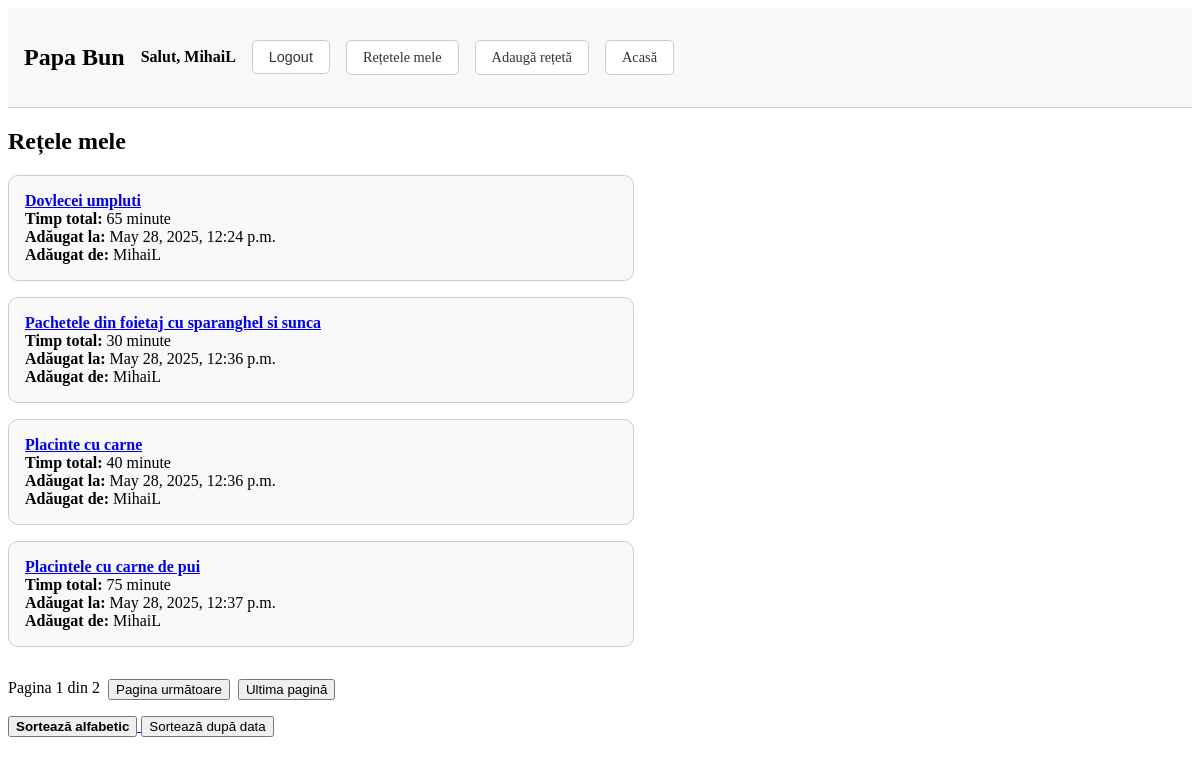
/my-recipes/ (signed in), run on the app's committed database.
### recipes/models.py (models this page shows, shortened)
class Recipe(models.Model):
    title = models.CharField(max_length=200)
    description = models.TextField(null=True)
    addition_date = models.DateTimeField(auto_now_add=True, null=True)
    prep_time = models.IntegerField(null=True, blank=True)
    cooking_time = models.IntegerField(null=True, blank=True)
    user = models.ForeignKey(User, on_delete=models.CASCADE, related_name='recipes', null=True)
    def total_time(self):
        prep = self.prep_time if self.prep_time is not None else 0
        cook = self.cooking_time if self.cooking_time is not None else 0
        return prep + cook

### recipes/views.py (the view)
# urls.py: path('my-recipes/', views.my_recipes, name='my_recipes'),
@login_required
def my_recipes(request):
    sort_by = request.GET.get('sort', 'title')
    if sort_by == 'added':
        recipes = Recipe.objects.filter(user=request.user).order_by('-addition_date')
    else:
        recipes = Recipe.objects.filter(user=request.user).order_by('title')
    paginator = Paginator(recipes, 4)
    page_number = request.GET.get('page')
    page_obj = paginator.get_page(page_number)
    return render(request, 'recipes/my_recipes.html', {
        'page_obj': page_obj,
        'sort_by': sort_by
    })

### recipes/templates/recipes/my_recipes.html (shortened to what this page needs)
{% extends 'base.html' %}
{% block content %}
<h2>Rețele mele</h2>
<div style="width: 50%; padding: 0; display: flex; flex-direction: column; gap: 1rem; ">
  {% if page_obj %}
      {% for recipe in page_obj %}
        <div style="width: 100%; padding: 1rem; border: 1px solid #ccc; border-radius: 10px; background-color: #f9f9f9;">
            <div> <strong><a href="{% url 'recipe_detail' recipe.id %}">{{ recipe.title }}</a></strong> </div>
            <div> <strong> Timp total:</strong> {{ recipe.total_time }} minute </div>
            <div> <strong>Adăugat la:</strong> {{ recipe.addition_date }} </div>
            <div> <strong>Adăugat de:</strong> {{ recipe.user.username }} </div>
        </div>
      {% endfor %}
  {% else %}
    <p>Nu ai rețete adăugate.</p>
  {% endif %}
<div class="pagination" style="margin-top: 1em; display: flex; gap: 0.5rem; flex-wrap: wrap;">
  <span>Pagina {{ page_obj.number }} din {{ page_obj.paginator.num_pages }}</span>
  {% if page_obj.has_next %}
    <form action="" method="get" style="display:inline;">
      <button type="submit">Pagina următoare</button>
    </form>
    <form action="" method="get" style="display:inline;">
      <button type="submit">Ultima pagină</button>
    </form>
  {% endif %}
</div>
<div style="margin-bottom: 1em;">
  <a href="?sort=title">
      <button {% if sort_by == 'title' %}style="font-weight:bold;"{% endif %}>
      Sortează alfabetic
      </button>
  </a>
  <a href="?sort=added">
      <button {% if sort_by == 'added' %}style="font-weight:bold;"{% endif %}>
        Sortează după data
      </button>
  </a>
</div>
</div>
{% endblock %}

### recipes/templates/base.html (shortened to what this page needs)
<!DOCTYPE html>
<html>
<head>
</head>
<body>
<nav>
    <div>
        <h1><strong>Papa Bun</strong></h1>
    </div>
    {% if user.is_authenticated %}
        <strong>Salut, {{ user.username }}</strong>
        <form method="post" action="{% url 'logout' %}">
            <button type="submit" class="nav-button">Logout</button>
        </form>
        <a href="{% url 'my_recipes' %}" class="nav-button">Rețetele mele</a>
    {% else %}
        <a href="{% url 'login' %}" class="nav-button">Autentificare</a>
        <a href="{% url 'register' %}" class="nav-button">Înregistrare</a>
    {% endif %}
    <a href="{% url 'recipe_add' %}" class="nav-button">Adaugă rețetă</a>
    <a href="{% url 'recipe_list' %}" class="nav-button">Acasă</a>
</nav>
{% block content %}
{% endblock %}
</body>
</html>

### recipes/templates/base.html (style rules this page uses)
nav { display: flex; align-items: center; gap: 1rem; padding: 1rem; background-color: #f8f8f8; border-bottom: 1px solid #ccc; }
nav h1 { margin-right: auto; }
.nav-button { text-decoration: none; padding: 0.5rem 1rem; border: 1px solid #ccc; border-radius: 5px; background-color: #ffffff; color: #333; cursor: pointer; font-size: 0.9rem; }
form { display: inline; }

### data on the page
Recipe: title "Dovlecei umpluti", total_time "65", addition_date "May 28, 2025, 12:24 p.m.", user.username "MihaiL"
Recipe: title "Pachetele din foietaj cu sparanghel si sunca", total_time "30", addition_date "May 28, 2025, 12:36 p.m.", user.username "MihaiL"
Recipe: title "Placinte cu carne", total_time "40", addition_date "May 28, 2025, 12:36 p.m.", user.username "MihaiL"
Recipe: title "Placintele cu carne de pui", total_time "75", addition_date "May 28, 2025, 12:37 p.m.", user.username "MihaiL"

### other printed values
{{ user.username }} "MihaiL"
{{ page_obj.number }} "1"
{{ page_obj.paginator.num_pages }} "2"
